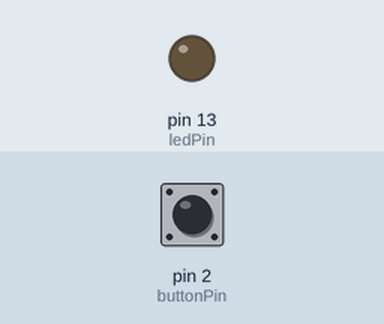
This sketch was run on a simulated Arduino Nano, built with avr-gcc and run on an emulated ATmega328P. On the bench: output pins drawn as LEDs (lit = HIGH). The inputs (shaded band) are chosen by the test bench; at power-on: pin 2 (buttonPin) LOW. What the sketch prints to the serial monitor is not drawn.

Above: at 1.2 s.
1.3 s: pin 2 (buttonPin) pulled HIGH for 0.15 s
At 1.37 s:
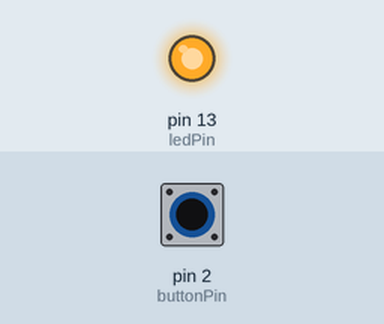
2.9 s: pin 2 (buttonPin) pulled HIGH for 3.2 s
At 6.8 s:
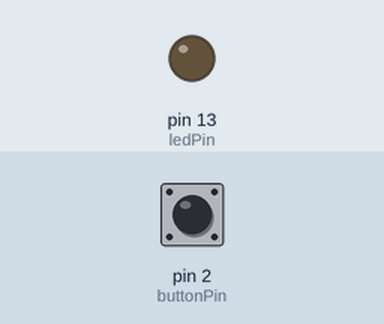
Timing chart, 0 to 8.3 s (numbered marks = the images above; inputs shaded):
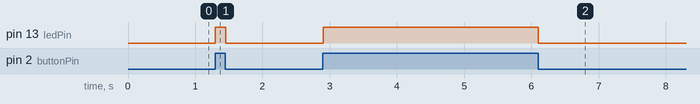

Measured:
- after the input at 1.3 s, pin 13 (ledPin): LOW → HIGH at once, → LOW 0.15 s later
- after the input at 2.9 s, pin 13 (ledPin): LOW → HIGH at once, → LOW 3.2 s later

The sketch:

nano_button_blink.ino
```cpp
// Make a LED blink when pressed
// Wiring https://www.instructables.com/Control-Built-in-LED-Using-Push-Button-With-Arduin/

// constants won't change. They're used here to set pin numbers:
const int buttonPin = 2;     // the number of the pushbutton pin
const int ledPin =  13;      // the number of the bulit-in LED pin

// variables will change:
int buttonState = 0;         // variable for reading the pushbutton status

void setup() {
  //Initiate Serial communication.
  Serial.begin(9600);
  // initialize the LED pin as an output:
  pinMode(ledPin, OUTPUT);
  // initialize the pushbutton pin as an input:
  pinMode(buttonPin, INPUT);
}

void loop() {
  // read the state of the pushbutton value:
  buttonState = digitalRead(buttonPin);

  // check if the pushbutton is pressed. If it is, the buttonState is HIGH:
  if (buttonState == HIGH) {
    digitalWrite(ledPin, HIGH); // turn LED on
    Serial.print('Turned On');
  } else {
    digitalWrite(ledPin, LOW);  // turn LED off:
    Serial.print('Turned Off');
  }
}
```
